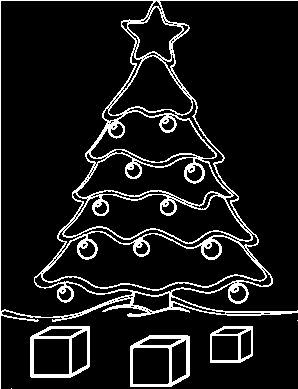
#> input picture Sheet06/images/xmas.png, 298 x 389 px
$ jupyter execute --allow-errors sheet06.ipynb   (shell and % lines are left out)
#> lines starting #> are read from the running program, lines starting #| are printed output that depends on the picture
Osnabrück University - Computer Vision (Winter Term 2021/22) - Prof. Dr.-Ing. G. Heidemann, Ulf Krumnack, Axel Schaffland

# Exercise Sheet 06: Hough Transform

## Introduction

This week's sheet should be solved and handed in before **14:00 of Tuesday, December 14, 2021**. If you need help (and Google and other resources were not enough), feel free to contact your groups' designated tutor or whomever of us you run into first. Please upload your results to your group's Stud.IP folder.

**HINT: There is a bonus exercise in the end. If you do this bonus exercise you may leave out one of the other exercises.**

## Assignment 0: Math recap (Eigenvectors and Eigenvalues) [0 Points]

This exercise is supposed to be very easy, does not give any points, and is voluntary. There will be a similar exercise on every sheet. It is intended to revise some basic mathematical notions that are assumed throughout this class and to allow you to check if you are comfortable with them. Usually you should have no problem to answer these questions offhand, but if you feel unsure, this is a good time to look them up again. You are always welcome to discuss questions with the tutors or in the practice session. Also, if you have a (math) topic you would like to recap, please let us know.

**a)** What is an eigenvector of a matrix/a linear mapping? What are eigenvalues?

YOUR ANSWER HERE

**b)** What is the characteristic polynomial of a matrix? How is it related to eigenvalues? What are algebraic and geometric multiplicity of an eigenvalue?

YOUR ANSWER HERE

**c)** What is the spectrum of a matrix? What does the spectral theorem state?

YOUR ANSWER HERE

**d)** [bonus task]: Numpy/Scipy provide functions to compute eigenvalues. Lookup these functions and apply them to an example.

[cell 1]
# YOUR CODE HERE

## Assignment 1: Hough transform [7 Points]

**a)** Explain in your own words the idea of Hough transform in general. What is an accumulator space? In what sense can the Hough transform be seen as a model-based approach?

The idea behind Hough Transform is to detect certain periodicities from an input and transfer these into a transformed data space, so called Hough Space. In the context of computer vision, it transforms values of an image as input into different data points in the accumulator space. Looking at the detection of straight lines as an example, it accumulates for each edge point the function that describes the parameters of all possible linear functions that cross this edge point.

**b)** What is linear Hough transform? What does a point in the linear Hough space represent? Explain the meaning of the two coordinates.

The linear Hough transform estimates the two parameters that define a straight/linear line in a 2 dimensional coordinate system. The transform space also has two dimensions, and every point in the transform space is used as an accumulator to detect or identify a line in the original image. Every point in the detected edges in the image contributes to the accumulators. Each element in the accumulator space has a value equal to the sum of the points or pixels that are positioned on the line represented by the quantized parameters (r, θ). A high value then represents a line in the original image.

**c)**  How are points, lines, polygons transformed by linear Hough transform? What about parallel lines? Try different configurations using the functions `point`, `line`, `polygon` below. Use the function `skimage.transform.hough_line` to display these examples. You may use the code of Assignment 2 to check
different configurations interactively.

1. Points: when adding points, there are as many intersections as there are pairs of points. This makes sense as each of these pairs of points has to be connectable by a linear function.
2. Line: for lines there is one point in which all sin-lines intersect. This makes sense because the points on a line have to share some parameter in the accumulator space to form a line.
3. Parallel line: parallel lines have their respective main intersection (in the accumulator space) at different places. However, the intersections share the same angle which makes sense since parallel lines have the same angle, else they wouldn't be parallel.
4. Polygons: one can detect as many main intersections in hough space as there are corners in the polygon. All other intersections have a somewhat different angle.

[cell 2]
from skimage.transform import hough_line
from skimage.transform import resize
import matplotlib.pyplot as plt
import numpy as np

steps = lambda p,q : max(map(lambda x,y: abs(x-y), p, q))+1
coords = lambda p,q,s : tuple([np.linspace(x,y,s,dtype=np.uint16) for x,y in zip(p,q)])

# [11 lines left out: function point, not called in this run]

def line(img, p, q):
    """Insert a line from p to q in the black/white image

    Args:
        img (ndarray): Input image.
        p (tuple): Coordinate of start position.
        q (tuple): Coordinate of end position.

    Returns:

    """
    img[coords(p,q,steps(p,q))] = 1

def polygon(img, vertices):
    """Insert a (closed) polygon given by a list of points into the black/white image

    Args:
        img (ndarray): Input image.
        vertices (list): List of coordinate tuples.

    Returns:

    """
    for p, q in zip(vertices, vertices[1:]+vertices[0:1]):
        line(img,p,q)

img = np.zeros((100,100))

# YOUR CODE HERE
# trying out different configurations

#point(img, (10,10))

# parallel lines
#line(img,(20,20),(20,80))
#line(img,(40,20),(40,80))

# line crossing the above
#line(img,(20,80),(80,20))

polygon(img,[(20,10),(80,50),(80,80),(30,60)])


fig, [ax1, ax2] = plt.subplots(1,2, figsize=(12,4))

plt.gray()
ax1.set_title('Image');
ax1.imshow(img, origin = 'lower')

out, angles, d = hough_line(img)

# scale output to quadratic image
out_resized = resize(out, (out.shape[0], out.shape[0]), anti_aliasing=True, preserve_range=True)
ax2.set_title('Hough transform (skimage)');
ax2.set_xlabel('Angles (degrees)')
ax2.set_ylabel('Distance (pixels)')
ax2.imshow(np.log(1 + out_resized), origin = 'lower', cmap='gray')

ax2.set_yticks(np.linspace(0, out.shape[0], 7))
ax2.set_yticklabels((-1 * np.linspace(d[-1], d[0], 7)).astype(int))
ax2.set_xticks(np.linspace(0, out.shape[0], 5))
ax2.set_xticklabels(np.linspace(np.rad2deg(angles[0]), np.rad2deg(angles[-1]), 5).astype(int))


plt.show()
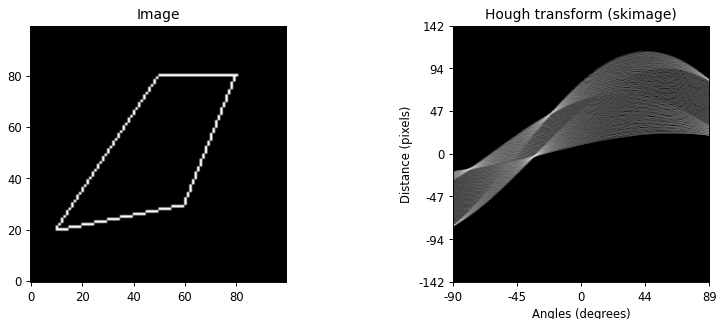
#> figure drawn by matplotlib, 2 panels

## Assignment 2: Interactive Hough transform [1 Point]

The following code block implements an interactive Hough transform, in which you can either draw points or lines and can see the resulting Hough transform immediately. Draw different shapes of points or lines and check the resulting Hough transform. Try to predict the outcome of the transformation!

[cell 3]
from skimage.transform import hough_line
import matplotlib.pyplot as plt
import numpy as np

# True if two mouse clicks should draw a line, false if single clicks draw points
lines = True


steps = lambda p,q : max(map(lambda x,y: abs(x-y), p, q))+1
coords = lambda p,q,s : tuple([np.linspace(x,y,s,dtype=np.uint16) for x,y in zip(p,q)])
img = np.zeros((200,200))


def line(img, p, q):
    """Insert a line from p to q in the black/white image

    Args:
        img (ndarray): Input image.
        p (tuple): Coordinate of start position.
        q (tuple): Coordinate of end position.

    Returns:

    """
    img[coords(p,q,steps(p,q))] = 1


def disp_and_comp():
    """Computes Line Hough transform; displays image and result

    Args:

    Returns:

    """
    ax1.imshow(img, origin = 'lower', cmap='gray')

    out, angles, d = hough_line(img)

    out_resized = resize(out, (out.shape[0], out.shape[0]), anti_aliasing=True, preserve_range=True)
    ax2.imshow(np.log(1 + out_resized), origin = 'lower', cmap='gray')
    ax2.set_yticks(np.linspace(0, out.shape[0], 7))
    ax2.set_yticklabels((-1 * np.linspace(d[-1], d[0], 7)).astype(int))
    ax2.set_xticks(np.linspace(0, out.shape[0], 5))
    ax2.set_xticklabels(np.linspace(np.rad2deg(angles[0]), np.rad2deg(angles[-1]), 5).astype(int))

    fig.canvas.draw()


first_point = True
p1 = (0,0)
# [30 lines left out: function on_press, not called in this run]


fig = plt.figure(figsize=(8, 6))

ax1 = fig.add_subplot(121)
plt.title('Image')

ax2 = fig.add_subplot(122)
plt.title('Hough transform');
plt.xlabel('Angles (degrees)')
plt.ylabel('Distance (pixels)')


disp_and_comp()
#plt.axis('square')
fig.canvas.mpl_connect('button_press_event', on_press)

# YOUR CODE HERE
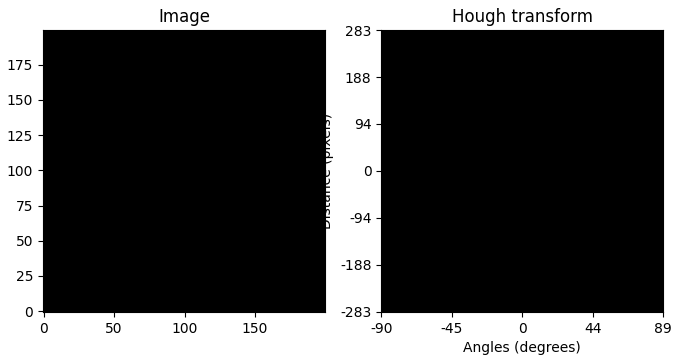
#> figure drawn by matplotlib, 2 panels

For three types of lines, the respective hough transform (at least its theta-value) is easy to predict:
- horizontal lines cause maxima at the edges of the hough transform, so at -90° and 90°
- vertical lines cause maxima at 0°
- diagonal lines cause maxima at 45° (when from top left to bottom right) or -45° (from top right to bottom left)

Other lines fall somewhere in between these and the distance value of the hough transform's maxima is determined by the distance of the line from the origin.

## Assignment 3: Implementing Hough transform [7 Points]

**a)** Implement your own version of linear Hough transform and compare the results with the function `skimage.transform.hough_line`.

[cell 4]
from skimage.transform import hough_line
from scipy import ndimage
import matplotlib.pyplot as plt
import numpy as np
import warnings
warnings.filterwarnings('ignore')

def my_hough_line(img, angles=180):
    """
    Apply linear Hough transform to the given image.

    Args:
        img (numpy.ndarray): The binary image to transform
        angles (int): The number of angles to consider.
    Result:
        accumulator (numpy.ndarray): The accumulator space.
    """
    # edge point detection
    vertical_sobel = ndimage.sobel(img, 1)
    horizontal_sobel = ndimage.sobel(img, 0)
    gradient_magnitudes = np.hypot(vertical_sobel, horizontal_sobel)
    #gradient_orientation = np.arctan2(vertical_sobel, horizontal_sobel) * (180/np.pi)

    # threshold gradient magnitudes and store sufficient edge points as tuples together with their direction in list M
    sufficient_magnitudes = gradient_magnitudes >= 1.5
    edge_point_coordinates = []
    for i, row in enumerate(sufficient_magnitudes):
        for j, column in enumerate(row):
            if(sufficient_magnitudes[i,j] == True):
                edge_point_coordinates.append((j, i))

    # initializing the accumulator space
    accumulator = np.zeros((284, angles))

    # project edge points into accumulator space
    for (x, y) in edge_point_coordinates:
        for theta in range(-90, 90, 1):
            r = x*np.cos(np.deg2rad(theta)) + y*np.sin(np.deg2rad(theta)) + accumulator.shape[0]/2
            # Why +accumulator.shape[0]/2??? E.g. for first edge point and theta=-90: r = -19 -> r_index = 123 but would need to be 142+19 = 161???
            accumulator[round(r), theta+90] += 1
            if(theta == -90 and (x,y) == edge_point_coordinates[0]):
                print('r: ',r-accumulator.shape[0]/2)
                print('r_index: ',round(r))
                print(accumulator[161, 0])

    return accumulator


img = np.zeros((100,100))

# You may try different paintings here:
#point(img, (10,10))
#line(img,(10,20),(70,20))
polygon(img,[(20,10),(80,50),(80,80),(30,60)])


fig, [ax1, ax2, ax3] = plt.subplots(1,3, figsize=(12,4))
plt.gray()

# original image
ax1.set_title('Image');
ax1.imshow(img, origin = 'lower')

# skimage
out, angles, d = hough_line(img)

out_resized = resize(out, (out.shape[0], out.shape[0]), anti_aliasing=True, preserve_range=True)
ax2.set_title('Hough transform (skimage)');
ax2.set_xlabel('Angles (degrees)')
ax2.set_ylabel('Distance (pixels)')
ax2.imshow(np.log(1 + out_resized), origin = 'lower', cmap='gray')
ax2.set_yticks(np.linspace(0, out.shape[0], 7))
ax2.set_yticklabels((-1 * np.linspace(d[-1], d[0], 7)).astype(int))
ax2.set_xticks(np.linspace(0, out.shape[0], 5))
ax2.set_xticklabels(np.linspace(np.rad2deg(angles[0]), np.rad2deg(angles[-1]), 5).astype(int))

# own implementation
my_out = my_hough_line(img)

my_out_resized = resize(my_out, (my_out.shape[0], my_out.shape[0]), anti_aliasing=True, preserve_range=True)
ax3.set_title('Hough transform (own implementation)');
ax3.set_xlabel('Angles (degrees)')
ax3.set_ylabel('Distance (pixels)')
ax3.imshow(np.log(1 + my_out_resized), origin = 'lower', cmap='gray')
ax3.set_yticks(np.linspace(0, my_out.shape[0], 7))
ax3.set_yticklabels((-1 * np.linspace(d[-1], d[0], 7)).astype(int))
ax3.set_xticks(np.linspace(0, my_out.shape[0], 5))
ax3.set_xticklabels(np.linspace(np.rad2deg(angles[0]), np.rad2deg(angles[-1]), 5).astype(int))

plt.show()
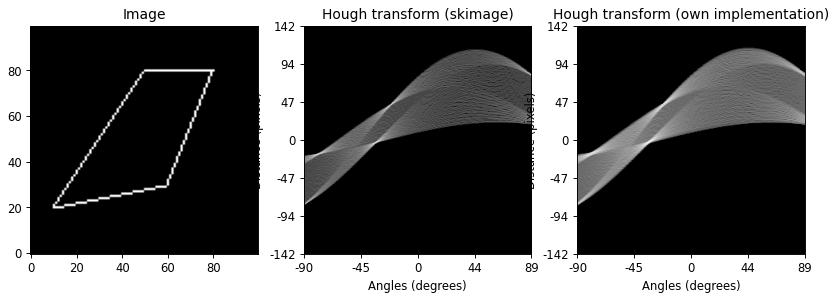
#> figure drawn by matplotlib, 3 panels

**b)** Under which conditions is (linear) Hough transform invertible? Try to implement an inverse linear Hough transform.

You could create a line for each point in accumulator space by doing the following: Compute angle and distance of the line represented by the current point in accumulator space. Add the value of this point to all image pixels which belong to the corresponding line. Finally you could threshold the image.

However, other solution are feasible, too.

Precise inversion is only possible if the image is binary, contains only lines and those lines are continuous, i.e. they span over the whole image. It is also possible to recover images with not continuous line. However, this requires a non-standard hough transform as described in Kesidis & Papamarkos (2019). <br>
In addition to that, for precise inversion it is also needed that the number of maxima in the accumulator space corresponds to the number of lines in the original image.

Otherwise inversion is possible, but the resulting image will only somewhat resemble the original and depends heavily on the chosen threshold (like below).

[cell 5]
from skimage.transform import hough_line
import matplotlib.pyplot as plt
import numpy as np


def my_inverse_hough_line(accumulator, shape):
    """Compute an inverse Hough transform, i.e. compute the image from the accumulator space.

    Args:
        accumulator (numpy.ndarray)
        shape (tuple): The shape (dimensions) of the image to be created

    Result:
        img (numpy.ndarray): The image created from the accumulator space.
    """
    img = np.zeros(shape, np.uint64)
    #we are only interested in the points from the accumulator space which have the highest value
    # for not continuous lines
    thresh_acc = accumulator > accumulator.max() * 0.25
    # for continuous lines
    #thresh_acc = accumulator == accumulator.max()
    thetas = []
    dists = []
    acc_vals = []
    for i, row in enumerate(thresh_acc):
        for j, value in enumerate(row):
            r = i - accumulator.shape[0]/2
            theta = j - 90
            if(value > 0):
                thetas.append(theta)
                dists.append(r)
                acc_vals.append(int(value))

    thetas_dists_vals = list(set(zip(thetas, dists, acc_vals)))

    for theta, dist, value in thetas_dists_vals:
        for x in range(shape[1]):
            for y in range(shape[0]):
                if(round(x*np.cos(np.deg2rad(theta)) + y*np.sin(np.deg2rad(theta))) == dist):
                                img[y, x] += value

    # for not continuous lines (threshold for best result depends on original img)
    return img > 6
    # for continuous lines
    #return img

img = np.zeros((100,100))

#point(img, (10,10))
#line(img,(10,20),(70,20))
#line(img,(20,10),(20,70))
polygon(img,[(10,30),(50,50),(10,70)])

plt.figure(figsize=(12, 4))
plt.gray()
plt.subplot(1,3,1) ; plt.title('Image'); plt.imshow(img, origin = 'lower')

out, angles, d = hough_line(img)

out_resized = resize(out, (out.shape[0], out.shape[0]), anti_aliasing=True, preserve_range=True)
ax = plt.subplot(1,3,2) ; plt.title('Hough transform (skimage)');
ax.set_title('Hough transform (skimage)');
ax.set_xlabel('Angles (degrees)')
ax.set_ylabel('Distance (pixels)')
ax.imshow(np.log(1 + out_resized), origin = 'lower', cmap='gray')
ax.set_yticks(np.linspace(0, out.shape[0], 7))
ax.set_yticklabels((-1 * np.linspace(d[-1], d[0], 7)).astype(int))
ax.set_xticks(np.linspace(0, out.shape[0], 5))
ax.set_xticklabels(np.linspace(np.rad2deg(angles[0]), np.rad2deg(angles[-1]), 5).astype(int))

img2 = my_inverse_hough_line(out, img.shape)
plt.subplot(1,3,3) ; plt.title('Inverse Hough transform');
plt.imshow(img2, origin = 'lower')
plt.show()
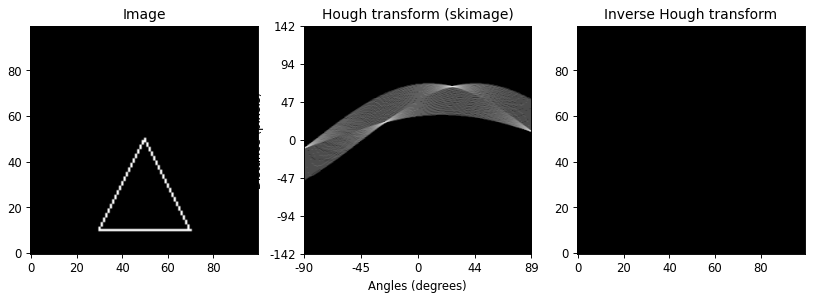
#> figure drawn by matplotlib, 3 panels

## Assignment 4: Circular Hough [7 Points]

**a)** Explain the idea of circular Hough transform. How many dimensions does the accumulator space have and what do they represent? What practical problems do you expect when computing circular Hough transform?

The idea of circular hough transform is similar to linear hough transform. The only difference is that in circular hough transform the function in the accumulator space is different as it is not describing all linear functions passing through an eddge point but all circles of a given radius that cross an edge point. Like in linear hough transform, in circular hough transoform the points with the most intersections can be espected to be circles in the original image. One problem will be to find the right threshold to determine what counts as circle (partial circles will also have a lot of intersections).

**b)** Now implement circular hough transform. First think how the accumulator space should be represented. You may provide an additional parameter to only look for circles of a given radius (or a range of radii). Then apply it to the image `xmas.png` to detect the balls. Mark them in the original image. (Bonus task: also detect the presents using linear Hough transform).

[cell 6]
from skimage.transform import hough_line
from scipy import misc
from imageio import imread
import matplotlib.pyplot as plt
import numpy as np

# load the image
img = imread('images/xmas.png')
#> img: shape (389, 298) bool; 10% white in thin lines or dots
#img = np.zeros((30,30))
#img[20,10] = 255
radius = 10
#> (the rest of this cell did not finish here and is left out)
